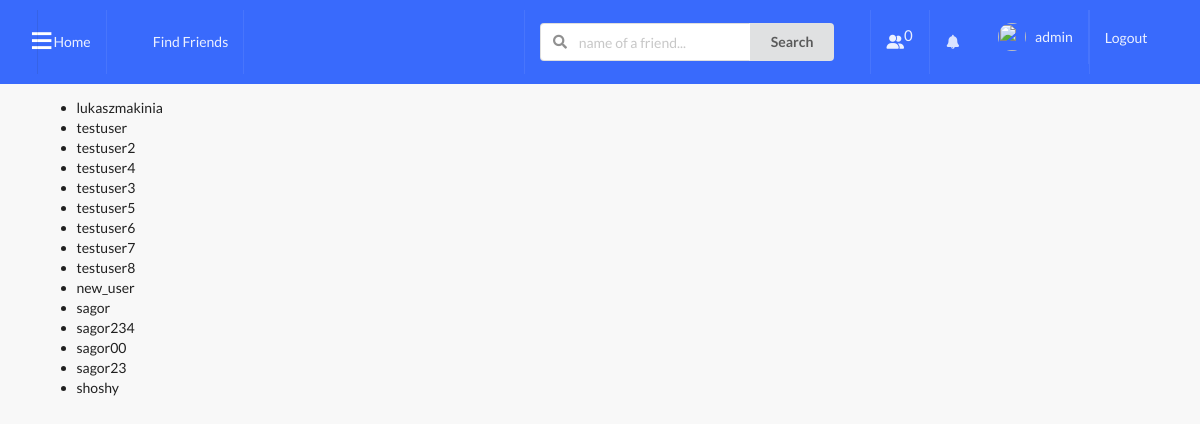
Screenshot of /profiles/to-invite/ (signed in) with the database file from the repository.
### profiles/models.py (models this page shows, shortened)
class Profile(models.Model):
    first_name = models.CharField(max_length=200, blank=True)
    last_name = models.CharField(max_length=200, blank=True)
    user = models.OneToOneField(User, on_delete=models.CASCADE)
    bio = models.TextField(default="no bio...", max_length=300)
    email = models.EmailField(max_length=200, blank=True)
    country = models.CharField(max_length=200, blank=True)
    location = models.CharField(max_length=100, null=True, blank=True)
    facebook_url = models.CharField(max_length=80, null=True, blank=True)
    avatar = models.ImageField(default='avatar.png', upload_to='avatars/', verbose_name='Picture')
    friends = models.ManyToManyField(User, blank=True, related_name='friends')
    slug = models.SlugField(unique=True, blank=True)
    updated = models.DateTimeField(auto_now=True)
    created = models.DateTimeField(auto_now_add=True)
    is_block = models.BooleanField(default=False)
    objects = ProfileManager()
    def __str__(self):
        return f"{self.user.username}"
    __initial_first_name = None
    __initial_last_name = None

### profiles/views.py (the view)
# urls.py: path('to-invite/', invite_profiles_list_view, name='invite-profiles-view'),
@login_required
def invite_profiles_list_view(request):
    user = request.user
    qs = Profile.objects.get_all_profiles_to_invite(user)
    context = {'qs': qs}
    return render(request, 'profiles/to_invite_list.html', context)

### profiles/context_processors.py (called while the page is built)
def profile_pic(request):
    if request.user.is_authenticated:
        profile_obj = Profile.objects.get(user=request.user)
        pic = profile_obj.avatar
        return {'picture':pic}
    return {}

def invatations_received_no(request):
    if request.user.is_authenticated:
        profile_obj = Profile.objects.get(user=request.user)
        qs_count = Relationship.objects.invatations_received(profile_obj).count()
        return {'invites_num':qs_count}
    return {}

### profiles/models.py (called while the page is built)
    def get_all_profiles_to_invite(self, sender):
        profiles = Profile.objects.all().exclude(user=sender)
        profile = Profile.objects.get(user=sender)
        qs = Relationship.objects.filter(Q(sender=profile) | Q(receiver=profile))
        accepted = set([])
        for rel in qs:
            if rel.status == 'accepted':
                accepted.add(rel.receiver)
                accepted.add(rel.sender)
        available = [profile for profile in profiles if profile not in accepted]
        return available

    def invatations_received(self, receiver):
        qs = Relationship.objects.filter(receiver=receiver, status='send')
        return qs

### profiles/templates/profiles/to_invite_list.html (shortened to what this page needs)
{% extends 'base.html' %}
{% block content %}
    <ul>
        {% for item in qs %}
            <li>{{item}}</li>
        {% endfor %}
    </ul>
{% endblock content %}

### templates/main/navbar.html (shortened to what this page needs)
{% url 'home-view' as path_to_home %}
{% url 'posts:main-post-view' as path_to_posts %}
{% url 'profiles:my-profile-view' as path_to_my_profile %}
{% url 'profiles:my-invites-view' as path_to_my_invites %}
{% url 'profiles:invite-profiles-view' as path_to_invites %}
{% url 'profiles:all-profiles-view' as path_to_all_profiles %}
{% url 'profiles:search-profile' as search_profile %}
{% url 'logout' as logout %}
{% url 'notifications:show-notifications' as path_to_all_notifications %}
{% url 'product' as path_to_product %}
{% if request.user.is_authenticated %}
<div class="ui inverted menu nav mb-7" style="margin: 0px;">
   <span id="showsidebar"class="_icon">&equiv;</span>
  <div class="ui container">
    <a href="{% url 'posts:main-post-view' %}" class="{% if request.path == path_to_posts %}active{% endif %} item">
        Home
    </a>
       <a href="{{path_to_all_profiles}}" class="{% if request.path == path_to_all_profiles %}active{% endif %} item" style="margin-left: 30px">
       Find Friends
     </a>
    <div class="right menu">
             <div class="item" style="margin-right:20px">
              <form action="{{search_profile}}" method="get">
                <div class="ui action left icon input">
                <input class="prompt" type="text" name="q" placeholder="name of a friend...">
                <button type='submit' class="ui button">Search</button>
                </div>
            </form>
            </div>
            <a href="{{path_to_my_invites}}" class="{% if request.path == path_to_my_invites %}active{% endif %} item">
                 <i class="fas fa-user-friends"></i>
                <sup style="padding:0px; margin:0px; font-size:15px;">{{invites_num}}</sup>
            </a>
            <a href="{% url 'notifications:show-notifications' %}" class="{% if request.path == path_to_all_notifications %}active{% endif %} item">
                <i class="bell icon"></i>
            </a>
            <div style="padding-left:20x;">
            <a href="{{path_to_my_profile}}" class="{% if request.path == path_to_my_profile %}active{% endif %} item">
                <img src={{picture.url}} class="ui avatar image">&nbsp;
                 {{ request.user }}
            </a>
            </div>
            <a href="{{logout}}" class="ui item" style="padding-bottom:22px">
                Logout
            </a>
    </div>
  </div>
</div>
 {% endif %}

### static_project/style.css (style rules this page uses)
body { background: #F8F8F8 !important; }
.nav { border-radius: 0px !important; padding: 10px 0 10px 0 !important; background-color: #396afc !important; }
.mb-7 { margin-bottom: 7px !important; }

### templates/main/navbar.html (style rules this page uses)
._icon { position: absolute; margin-top: 20px; padding-left:30px; display: block; font-size: 30pt; color: #fff; text-decoration: none; font-family: 'Carrois Gothic', sans-serif; cursor: pointer; position: fixed; }

### rows the page displays
Profile: user.username "lukaszmakinia"
Profile: user.username "testuser"
Profile: user.username "testuser2"
Profile: user.username "testuser4"
Profile: user.username "testuser3"
Profile: user.username "testuser5"
Profile: user.username "testuser6"
Profile: user.username "testuser7"
Profile: user.username "testuser8"
Profile: user.username "new_user"
Profile: user.username "sagor"
Profile: user.username "sagor234"
Profile: user.username "sagor00"
Profile: user.username "sagor23"
Profile: user.username "shoshy"

### other values shown
{{ invites_num }} "0"
{{ request.user }} "admin"
